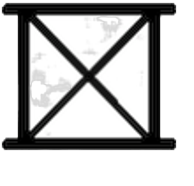
#> input picture Images/Dni_25.png, 194 x 186 px
$ python xRadix_point_from_25.py
#> lines starting #> are read from the running program, lines starting #| are printed output that depends on the picture
import Image

''' Resize the D'ni numder 25 to be used as a radix point. '''

#
open_file = "Dni_25.png"
save_file = None # "Dni_radix.png"

scale = 1/3
offset = ( -4, 25 ) #(20,25)
bg_color = None


pict = Image.open( open_file )
#> pict is the input picture: PIL image 194x186 RGBA; mean R, G, B, A 86.3, 86.4, 86.3, 147.2

bg_size = pict.size
#> bg_size = (194, 186)

pict_size = ( int( bg_size[0] * scale ),
              int( bg_size[1] * scale ) )
#> pict_size = (64, 62)
pict = pict.resize( pict_size )
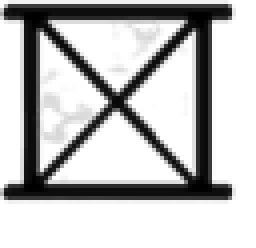
#> pict: PIL image 64x62 RGBA (shown 4 times larger); mean R, G, B, A 89.7, 89.8, 89.7, 147.1; transparent parts drawn white

background = Image.new( mode = "RGBA", color = bg_color, size = bg_size )
#> background: PIL image 194x186 RGBA; every value is 0

position = ( bg_size[0]//2 - pict_size[0]//2 + offset[0],
             bg_size[1]//2 - pict_size[1]//2 + offset[1] )
#> position = (61, 87)

background.paste( pict, position, mask = pict )
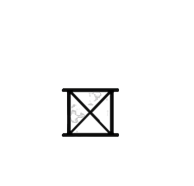
#> background: PIL image 194x186 RGBA; mean R, G, B, A 9.1, 9.2, 9.1, 15.7; transparent parts drawn white

#
background.show()
if save_file:
    background.save( save_file )

$ run again, with Images/Dni_26.png copied over Images/Dni_25.png
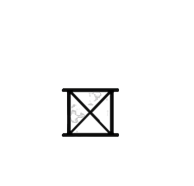
#> input picture Images/Dni_26.png, 194 x 186 px
#> pict is the input picture: PIL image 194x186 RGBA; mean R, G, B, A 9.1, 9.2, 9.1, 15.7
#> `pict = pict.resize( pict_size )`:
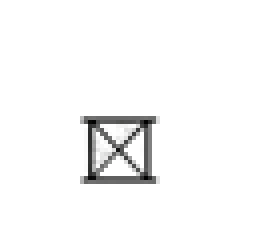
#> pict: PIL image 64x62 RGBA (shown 4 times larger); mean R, G, B, A 9.3, 9.3, 9.3, 15.7; transparent parts drawn white
#> `background.paste( pict, position, mask = pict )`:
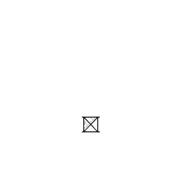
#> background: PIL image 194x186 RGBA; mean R, G, B, A 1, 1, 1, 1.6; transparent parts drawn white
